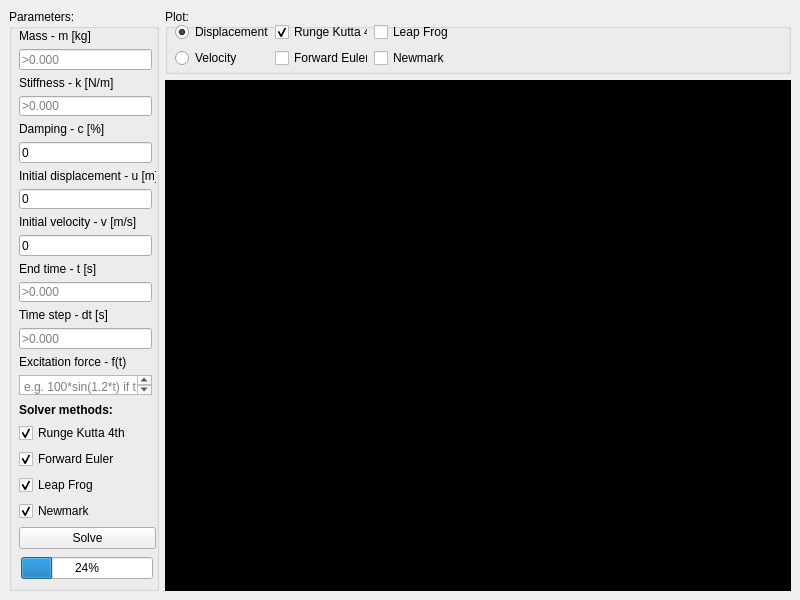
<?xml version="1.0" encoding="UTF-8"?>
<ui version="4.0">
 <class>MainWindow</class>
 <widget class="QMainWindow" name="MainWindow">
  <property name="geometry">
   <rect>
    <x>0</x>
    <y>0</y>
    <width>800</width>
    <height>600</height>
   </rect>
  </property>
  <property name="minimumSize">
   <size>
    <width>800</width>
    <height>600</height>
   </size>
  </property>
  <property name="acceptDrops">
   <bool>true</bool>
  </property>
  <property name="windowTitle">
   <string>SDOF Solver</string>
  </property>
  <widget class="QWidget" name="centralWidget">
   <layout class="QGridLayout" name="gridLayout_4">
    <item row="0" column="0">
     <layout class="QGridLayout" name="sdof_dialog">
      <property name="horizontalSpacing">
       <number>6</number>
      </property>
      <item row="0" column="0" rowspan="2">
       <widget class="QGroupBox" name="parameters_groupBox">
        <property name="minimumSize">
         <size>
          <width>150</width>
          <height>0</height>
         </size>
        </property>
        <property name="title">
         <string>Parameters:</string>
        </property>
        <widget class="QWidget" name="layoutWidget">
         <property name="geometry">
          <rect>
           <x>10</x>
           <y>20</y>
           <width>137</width>
           <height>520</height>
          </rect>
         </property>
         <layout class="QGridLayout" name="parameters_gridLayout">
          <item row="1" column="0">
           <layout class="QVBoxLayout" name="solver_methods_verticalLayout">
            <item>
             <widget class="QLabel" name="solver_methods_label">
              <property name="font">
               <font>
                <weight>75</weight>
                <bold>true</bold>
               </font>
              </property>
              <property name="text">
               <string>Solver methods:</string>
              </property>
             </widget>
            </item>
            <item>
             <widget class="QCheckBox" name="solve_RungeKutta4th_checkBox">
              <property name="text">
               <string>Runge Kutta 4th</string>
              </property>
              <property name="checked">
               <bool>true</bool>
              </property>
             </widget>
            </item>
            <item>
             <widget class="QCheckBox" name="solve_ForwardEuler_checkBox">
              <property name="text">
               <string>Forward Euler</string>
              </property>
              <property name="checked">
               <bool>true</bool>
              </property>
             </widget>
            </item>
            <item>
             <widget class="QCheckBox" name="solve_LeapFrog_checkBox">
              <property name="text">
               <string>Leap Frog</string>
              </property>
              <property name="checked">
               <bool>true</bool>
              </property>
             </widget>
            </item>
            <item>
             <widget class="QCheckBox" name="solve_Newmark_checkBox">
              <property name="text">
               <string>Newmark</string>
              </property>
              <property name="checked">
               <bool>true</bool>
              </property>
             </widget>
            </item>
            <item>
             <widget class="QPushButton" name="pushButton">
              <property name="text">
               <string>Solve</string>
              </property>
             </widget>
            </item>
           </layout>
          </item>
          <item row="0" column="0">
           <layout class="QVBoxLayout" name="parameters_verticalLayout">
            <item>
             <widget class="QLabel" name="mass_label">
              <property name="text">
               <string>Mass - m [kg]</string>
              </property>
             </widget>
            </item>
            <item>
             <widget class="QLineEdit" name="mass_lineEdit">
              <property name="maximumSize">
               <size>
                <width>133</width>
                <height>16777215</height>
               </size>
              </property>
              <property name="text">
               <string/>
              </property>
              <property name="placeholderText">
               <string>&gt;0.000</string>
              </property>
             </widget>
            </item>
            <item>
             <widget class="QLabel" name="stiffness_label">
              <property name="text">
               <string>Stiffness - k [N/m]</string>
              </property>
             </widget>
            </item>
            <item>
             <widget class="QLineEdit" name="stiffness_lineEdit">
              <property name="maximumSize">
               <size>
                <width>133</width>
                <height>16777215</height>
               </size>
              </property>
              <property name="text">
               <string/>
              </property>
              <property name="placeholderText">
               <string>&gt;0.000</string>
              </property>
             </widget>
            </item>
            <item>
             <widget class="QLabel" name="damping_label">
              <property name="text">
               <string>Damping - c [%]</string>
              </property>
             </widget>
            </item>
            <item>
             <widget class="QLineEdit" name="damping_lineEdit">
              <property name="maximumSize">
               <size>
                <width>133</width>
                <height>16777215</height>
               </size>
              </property>
              <property name="text">
               <string>0</string>
              </property>
              <property name="placeholderText">
               <string/>
              </property>
             </widget>
            </item>
            <item>
             <widget class="QLabel" name="initial_displacement_label">
              <property name="text">
               <string>Initial displacement - u [m]</string>
              </property>
             </widget>
            </item>
            <item>
             <widget class="QLineEdit" name="initial_displacement_lineEdit">
              <property name="maximumSize">
               <size>
                <width>133</width>
                <height>16777215</height>
               </size>
              </property>
              <property name="text">
               <string>0</string>
              </property>
              <property name="placeholderText">
               <string/>
              </property>
             </widget>
            </item>
            <item>
             <widget class="QLabel" name="initial_velocity_label">
              <property name="text">
               <string>Initial velocity - v [m/s]</string>
              </property>
             </widget>
            </item>
            <item>
             <widget class="QLineEdit" name="initial_velocity_lineEdit">
              <property name="maximumSize">
               <size>
                <width>133</width>
                <height>16777215</height>
               </size>
              </property>
              <property name="text">
               <string>0</string>
              </property>
              <property name="placeholderText">
               <string/>
              </property>
             </widget>
            </item>
            <item>
             <widget class="QLabel" name="end_time_label">
              <property name="text">
               <string>End time - t [s]</string>
              </property>
             </widget>
            </item>
            <item>
             <widget class="QLineEdit" name="end_time_lineEdit">
              <property name="maximumSize">
               <size>
                <width>133</width>
                <height>16777215</height>
               </size>
              </property>
              <property name="text">
               <string/>
              </property>
              <property name="placeholderText">
               <string>&gt;0.000</string>
              </property>
             </widget>
            </item>
            <item>
             <widget class="QLabel" name="time_step_label">
              <property name="text">
               <string>Time step - dt [s]</string>
              </property>
             </widget>
            </item>
            <item>
             <widget class="QLineEdit" name="time_step_lineEdit">
              <property name="maximumSize">
               <size>
                <width>133</width>
                <height>16777215</height>
               </size>
              </property>
              <property name="text">
               <string/>
              </property>
              <property name="placeholderText">
               <string>&gt;0.000</string>
              </property>
             </widget>
            </item>
            <item>
             <widget class="QLabel" name="excitation_force_label">
              <property name="text">
               <string>Excitation force - f(t)</string>
              </property>
             </widget>
            </item>
            <item>
             <widget class="QPlainTextEdit" name="excitation_force_plainTextEdit">
              <property name="maximumSize">
               <size>
                <width>133</width>
                <height>40</height>
               </size>
              </property>
              <property name="placeholderText">
               <string>e.g. 100*sin(1.2*t) if t &lt; 60 else 0</string>
              </property>
             </widget>
            </item>
           </layout>
          </item>
         </layout>
        </widget>
        <widget class="QWidget" name="widget" native="true">
         <property name="geometry">
          <rect>
           <x>10</x>
           <y>540</y>
           <width>141</width>
           <height>39</height>
          </rect>
         </property>
         <layout class="QVBoxLayout" name="verticalLayout">
          <property name="spacing">
           <number>0</number>
          </property>
          <property name="leftMargin">
           <number>2</number>
          </property>
          <property name="topMargin">
           <number>0</number>
          </property>
          <property name="rightMargin">
           <number>7</number>
          </property>
          <property name="bottomMargin">
           <number>0</number>
          </property>
          <item>
           <widget class="QProgressBar" name="progressBar">
            <property name="value">
             <number>24</number>
            </property>
            <property name="alignment">
             <set>Qt::AlignCenter</set>
            </property>
           </widget>
          </item>
         </layout>
        </widget>
       </widget>
      </item>
      <item row="1" column="1">
       <widget class="QWidget" name="mplWidget" native="true">
        <property name="styleSheet">
         <string notr="true">background-color: rgb(0, 0, 0);</string>
        </property>
       </widget>
      </item>
      <item row="2" column="1">
       <spacer name="horizontalSpacer">
        <property name="orientation">
         <enum>Qt::Horizontal</enum>
        </property>
        <property name="sizeHint" stdset="0">
         <size>
          <width>618</width>
          <height>0</height>
         </size>
        </property>
       </spacer>
      </item>
      <item row="0" column="1">
       <widget class="QGroupBox" name="plot_groupBox">
        <property name="minimumSize">
         <size>
          <width>0</width>
          <height>65</height>
         </size>
        </property>
        <property name="title">
         <string>Plot:</string>
        </property>
        <widget class="QWidget" name="layoutWidget">
         <property name="geometry">
          <rect>
           <x>10</x>
           <y>10</y>
           <width>279</width>
           <height>52</height>
          </rect>
         </property>
         <layout class="QGridLayout" name="plot_gridLayout">
          <item row="0" column="0">
           <layout class="QVBoxLayout" name="plot_data_verticalLayout">
            <item>
             <widget class="QRadioButton" name="displacement_radioButton">
              <property name="text">
               <string>Displacement</string>
              </property>
              <property name="checked">
               <bool>true</bool>
              </property>
             </widget>
            </item>
            <item>
             <widget class="QRadioButton" name="velocity_radioButton">
              <property name="text">
               <string>Velocity</string>
              </property>
             </widget>
            </item>
           </layout>
          </item>
          <item row="0" column="1">
           <layout class="QVBoxLayout" name="plot_method_verticalLayout">
            <item>
             <widget class="QCheckBox" name="RungeKutta4th_checkBox">
              <property name="text">
               <string>Runge Kutta 4th</string>
              </property>
              <property name="checked">
               <bool>true</bool>
              </property>
             </widget>
            </item>
            <item>
             <widget class="QCheckBox" name="ForwardEuler_checkBox">
              <property name="text">
               <string>Forward Euler</string>
              </property>
             </widget>
            </item>
           </layout>
          </item>
          <item row="0" column="2">
           <layout class="QVBoxLayout" name="plot_method_verticalLayout_7">
            <item>
             <widget class="QCheckBox" name="LeapFrog_checkBox">
              <property name="text">
               <string>Leap Frog</string>
              </property>
             </widget>
            </item>
            <item>
             <widget class="QCheckBox" name="Newmark_checkBox">
              <property name="text">
               <string>Newmark</string>
              </property>
             </widget>
            </item>
           </layout>
          </item>
         </layout>
        </widget>
       </widget>
      </item>
      <item row="1" column="2">
       <spacer name="verticalSpacer">
        <property name="orientation">
         <enum>Qt::Vertical</enum>
        </property>
        <property name="sizeHint" stdset="0">
         <size>
          <width>0</width>
          <height>40</height>
         </size>
        </property>
       </spacer>
      </item>
     </layout>
    </item>
   </layout>
  </widget>
 </widget>
 <resources/>
 <connections/>
</ui>
